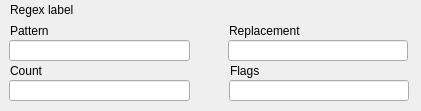
<?xml version="1.0" encoding="UTF-8"?>
<ui version="4.0">
 <class>regex_edit</class>
 <widget class="QWidget" name="regex_edit">
  <property name="geometry">
   <rect>
    <x>0</x>
    <y>0</y>
    <width>421</width>
    <height>111</height>
   </rect>
  </property>
  <property name="windowTitle">
   <string>Form</string>
  </property>
  <property name="styleSheet">
   <string notr="true"/>
  </property>
  <widget class="QLabel" name="name">
   <property name="geometry">
    <rect>
     <x>10</x>
     <y>0</y>
     <width>311</width>
     <height>20</height>
    </rect>
   </property>
   <property name="text">
    <string>Regex label</string>
   </property>
  </widget>
  <widget class="QLabel" name="pattern_label">
   <property name="geometry">
    <rect>
     <x>10</x>
     <y>20</y>
     <width>181</width>
     <height>21</height>
    </rect>
   </property>
   <property name="text">
    <string>Pattern</string>
   </property>
  </widget>
  <widget class="QLineEdit" name="pattern">
   <property name="geometry">
    <rect>
     <x>9</x>
     <y>40</y>
     <width>181</width>
     <height>21</height>
    </rect>
   </property>
  </widget>
  <widget class="QLabel" name="replacement_label">
   <property name="geometry">
    <rect>
     <x>229</x>
     <y>20</y>
     <width>180</width>
     <height>21</height>
    </rect>
   </property>
   <property name="text">
    <string>Replacement</string>
   </property>
  </widget>
  <widget class="QLineEdit" name="replacement">
   <property name="geometry">
    <rect>
     <x>228</x>
     <y>40</y>
     <width>180</width>
     <height>21</height>
    </rect>
   </property>
  </widget>
  <widget class="QToolButton" name="up">
   <property name="geometry">
    <rect>
     <x>340</x>
     <y>0</y>
     <width>20</width>
     <height>20</height>
    </rect>
   </property>
   <property name="styleSheet">
    <string notr="true">border: none; background: transparent;</string>
   </property>
   <property name="icon">
    <iconset>
     <normaloff>../graphics/icons/up.png</normaloff>../graphics/icons/up.png</iconset>
   </property>
   <property name="iconSize">
    <size>
     <width>16</width>
     <height>20</height>
    </size>
   </property>
  </widget>
  <widget class="QToolButton" name="down">
   <property name="geometry">
    <rect>
     <x>365</x>
     <y>0</y>
     <width>20</width>
     <height>20</height>
    </rect>
   </property>
   <property name="styleSheet">
    <string notr="true">border: none; background: transparent;</string>
   </property>
   <property name="icon">
    <iconset>
     <normaloff>../graphics/icons/down.png</normaloff>../graphics/icons/down.png</iconset>
   </property>
   <property name="iconSize">
    <size>
     <width>16</width>
     <height>20</height>
    </size>
   </property>
  </widget>
  <widget class="QToolButton" name="edit">
   <property name="geometry">
    <rect>
     <x>390</x>
     <y>0</y>
     <width>20</width>
     <height>20</height>
    </rect>
   </property>
   <property name="styleSheet">
    <string notr="true">border: none; background: transparent;</string>
   </property>
   <property name="icon">
    <iconset>
     <normaloff>../graphics/icons/edit.png</normaloff>../graphics/icons/edit.png</iconset>
   </property>
   <property name="iconSize">
    <size>
     <width>16</width>
     <height>20</height>
    </size>
   </property>
  </widget>
  <widget class="QLineEdit" name="count">
   <property name="geometry">
    <rect>
     <x>9</x>
     <y>80</y>
     <width>181</width>
     <height>21</height>
    </rect>
   </property>
  </widget>
  <widget class="QLabel" name="count_label">
   <property name="geometry">
    <rect>
     <x>10</x>
     <y>60</y>
     <width>181</width>
     <height>21</height>
    </rect>
   </property>
   <property name="text">
    <string>Count</string>
   </property>
  </widget>
  <widget class="QLineEdit" name="flags">
   <property name="geometry">
    <rect>
     <x>229</x>
     <y>80</y>
     <width>180</width>
     <height>21</height>
    </rect>
   </property>
  </widget>
  <widget class="QLabel" name="flags_label">
   <property name="geometry">
    <rect>
     <x>230</x>
     <y>60</y>
     <width>180</width>
     <height>21</height>
    </rect>
   </property>
   <property name="text">
    <string>Flags</string>
   </property>
  </widget>
 </widget>
 <resources/>
 <connections/>
</ui>
